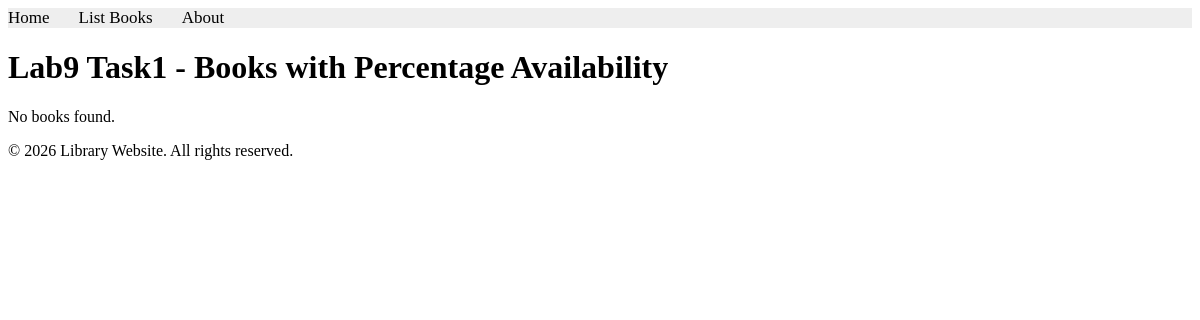
The page /books/lab9/task1 on the database as committed earlier.
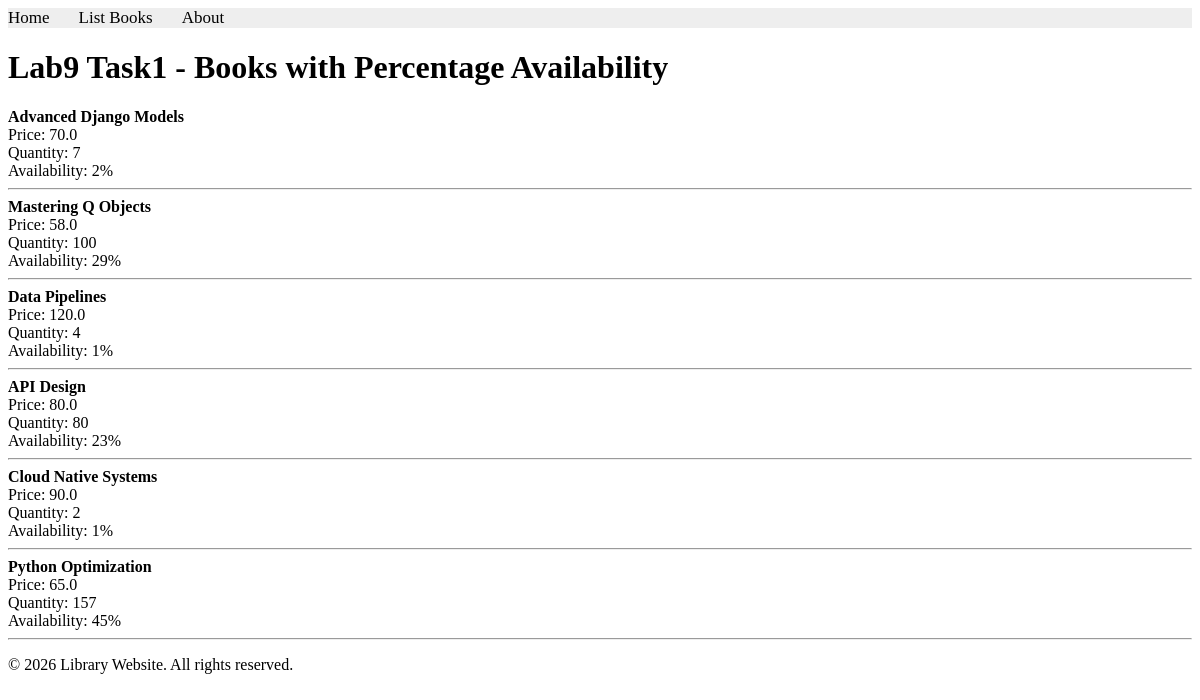
The same page on the database as committed later.
### apps/bookmodule/models.py (models this page shows)
class Book(models.Model):
	title = models.CharField(max_length=100)
	author = models.CharField(max_length=200, default='', blank=True)
	price = models.FloatField(default=0.0)
	quantity = models.IntegerField(default=1)
	pubdate = models.DateTimeField(default=timezone.now)
	rating = models.SmallIntegerField(default=1)
	publisher = models.ForeignKey(Publisher, null=True, on_delete=models.SET_NULL, related_name='books')
	authors = models.ManyToManyField(Author, related_name='books')
	edition = models.SmallIntegerField(default=1)

### apps/bookmodule/views.py (the view)
# urls.py: path('lab9/task1', views.lab9_task1, name='books.lab9.task1'),
def lab9_task1(request):
    books = Book.objects.filter(publisher__isnull=False).order_by('id')
    total_books = books.aggregate(total=Sum('quantity'))['total'] or 0
    for book in books:
        book.percentage = round((book.quantity / total_books) * 100) if total_books else 0
    return render(request, 'bookmodule/lab9_task1.html', {'books': books})

### apps/templates/bookmodule/lab9_task1.html (shortened to what this page needs)
{% extends "layouts/base.html" %}
{% block content %}
<h1>Lab9 Task1 - Books with Percentage Availability</h1>
{% if books %}
    {% for book in books %}
        <div>
            <strong>{{ book.title }}</strong><br/>
            Price: {{ book.price }}<br/>
            Quantity: {{ book.quantity }}<br/>
            Availability: {{ book.percentage }}%
        </div>
        <hr/>
    {% endfor %}
{% else %}
    <p>No books found.</p>
{% endif %}
{% endblock content %}

Rows that differ between the two databases and show on the page:
added Book: title "Advanced Django Models", price "70.0", quantity "7", percentage "2"
added Book: title "Mastering Q Objects", price "58.0", quantity "100", percentage "29"
added Book: title "Data Pipelines", price "120.0", quantity "4", percentage "1"
added Book: title "API Design", price "80.0", quantity "80", percentage "23"
added Book: title "Cloud Native Systems", price "90.0", quantity "2", percentage "1"
added Book: title "Python Optimization", price "65.0", quantity "157", percentage "45"
Other text that changed with them:
text no longer shown: "No books found."
